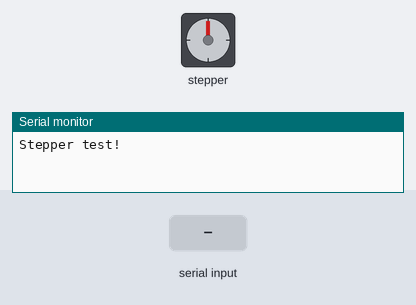
Bench run of a sketch on a simulated Arduino Uno, built with avr-gcc and run on an emulated ATmega328P. On the bench: stepper motor, the last lines printed to the serial monitor. Inputs (shaded band) come from the test bench. Stepper angles assume 600 steps per turn.

Above: at 1.2 s.
1.3 s: "90,45\n" received over Serial
At 1.6 s:
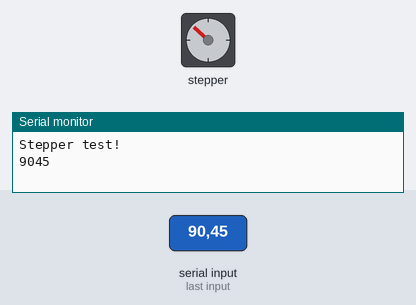
At 2.2 s:
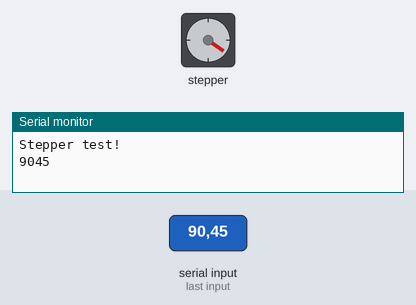
4.3 s: "0\n" received over Serial
7.3 s: "30,150\n" received over Serial
At 7.92 s:
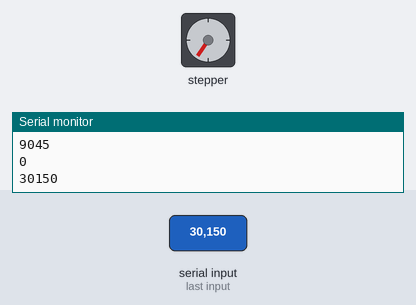
Timing chart, 0 to 19.3 s (numbered marks = the images above; inputs shaded):
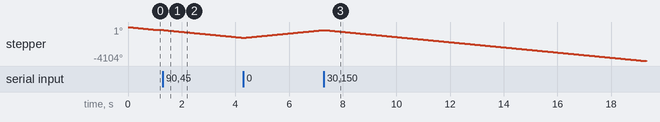

Measured:
- after the input at 1.3 s, stepper: keeps turning counter-clockwise at about 313°/s, starting at once
- after the input at 7.3 s, stepper: keeps turning counter-clockwise at about 312°/s, starting at once
- by itself, stepper: keeps turning counter-clockwise at about 328°/s

The sketch:

stepper_test_6.ino
```cpp
#include <Stepper.h>

// Gauge Defaults
#define STEPS 600     // Max number of steps for gauge type
#define DEGREES 270   // Max number of degrees in the gauge sweep

// Useful calculations
float stepsperdegree = float(STEPS)/float(DEGREES);

// Set up the Target value
int speedotarget = 0;

// Setup the input string
String inString = "";

// A variable to globally state the clusters mode (0=initialization, 1= runtime)
int clustermode = 0;

class Gauge
{
  // Values
  int sMaxSteps;     // Total number of steps that the stepper motor is capable of (used for initial resets)
  int sStepIncr;     // Number of step increments to take with each step (smoothness of the needle speed)
  int sMaxDegrees;   // Max value for the sweep in degrees, min presumed to be zero
  int sGaugeMin;     // Value associated with 0 degrees
  int sGaugeMax;     // Value associated with MaxDegrees
  int sSweepMode;    // Initial sweep status of the gauge
  int sRngSteps;     // Number of steps at the maximum

  // Stepper object
  Stepper* stepper;  // Tie into the Stepper library object

  // Current status
  int sPosDegrees;    // Current position of the gauge (in stepper degrees)
  int sTarget;     // Latest target request for the gauge (in gauge units)

  // Constructor - create a gauge
  public:
  Gauge(Stepper* stepperobj, int maxsteps, int stepincr, int maxdegrees, int gaugemin, int gaugemax, int stepspeed)
  {
    // Receive a stepper object
    stepper = stepperobj;

    // Set the gauge speed
    stepper->setSpeed(stepspeed);

    // Get all the settings for this gauge
    sMaxSteps = maxsteps;
    sStepIncr = stepincr;
    sMaxDegrees = maxdegrees;
    sGaugeMin = gaugemin;
    sGaugeMax = gaugemax;

    // Initialize
    sPosDegrees = 0;      // Current degree position of the gauge
    sTarget = gaugemin;   // Start the gauge (after initialization) at the minimum gauge value (=0 degrees)
    sSweepMode = 0;       // Initialize for first sweep
    sRngSteps = int(float(sMaxDegrees)*stepsperdegree);
  }

  // Set a new target value for the gauge
  void Update(int target)
  {
    sTarget = target;
  }

  // Make a step in the initialization sweep
  public:
  boolean Sweep()
  {
    boolean sweepdone = false;

    // Just run down the stepper STEPS times to make sure it is in the zero position
    if (sSweepMode == 0){
        sPosDegrees = STEPS;
        sSweepMode = 1;
    } else {
      if ((sPosDegrees - sStepIncr) >= 0) {
        sPosDegrees = sPosDegrees - sStepIncr;
        stepper->step(-sStepIncr);
      } else {
        stepper->step(-sPosDegrees);
        sPosDegrees = 0;    // Zero the position
        sweepdone = true;   // Signal that sweep is completed
      }
    }
    return sweepdone;
  }

  // Make a move towards the target value if necessary
  void Move()
  {
     // Target is in gauge units, so need to interpolate to get the stepper setting to aim for
     float percgauge = float(sTarget - sGaugeMin)/float(sGaugeMax - sGaugeMin);
     int dTarget = int(float(sRngSteps) * percgauge);

     // Range checks
     if (dTarget > sRngSteps){dTarget = sRngSteps;}

     // runtime mode
     if((sPosDegrees + sStepIncr) < dTarget){
        // Move up towards target
        sPosDegrees = sPosDegrees + sStepIncr;
        stepper->step(sStepIncr);
     }
     if((sPosDegrees - sStepIncr) > dTarget){
        // Move down towards target
        sPosDegrees = sPosDegrees - sStepIncr;
        stepper->step(-sStepIncr);
     }
  }

};  // Close Gauge class

// Create the speedometer gauge
Stepper stepper1(STEPS, 4, 5, 6, 7);
Gauge speedo( &stepper1, STEPS, 1, 180, 0, 100, 60);  // 90 degrees, 0-100 range

void setup()
{
  // Initialize the serial port
  Serial.begin(9600);
  Serial.println("Stepper test!");

  // Initialize the Speedo Target
  speedotarget = 0;
}

void loop()
{
  // Test if there are any values on the serial port
  if (Serial.available()>0){
    int inChar = Serial.read();
    if (isDigit(inChar)){
      inString += (char)inChar;
    }
    if (inChar == '\n'){
      Serial.println(inString);
      speedotarget = inString.toInt();
      inString = "";
    }
  }

  // Initialize the gauges by sweeping up then down through the max steps
  if (clustermode == 0)    // initialization
  {
      // Instruct the gauge to sweep
      boolean speedosweepdone = false;
      speedosweepdone = speedo.Sweep();

      // Decide whether to switch into runtime mode (all gauges done initial sweep)
      if (speedosweepdone){
        clustermode = 1;    // switch to runtime mode
      }
  }

  // Runtime so update the gauges with any new data and progress movement towards their target
  if (clustermode == 1)   // runtime
  {
      // Update the speedo gauge
      speedo.Update(speedotarget);

      // Get the gauges to Move
      speedo.Move();
  }
}
```
